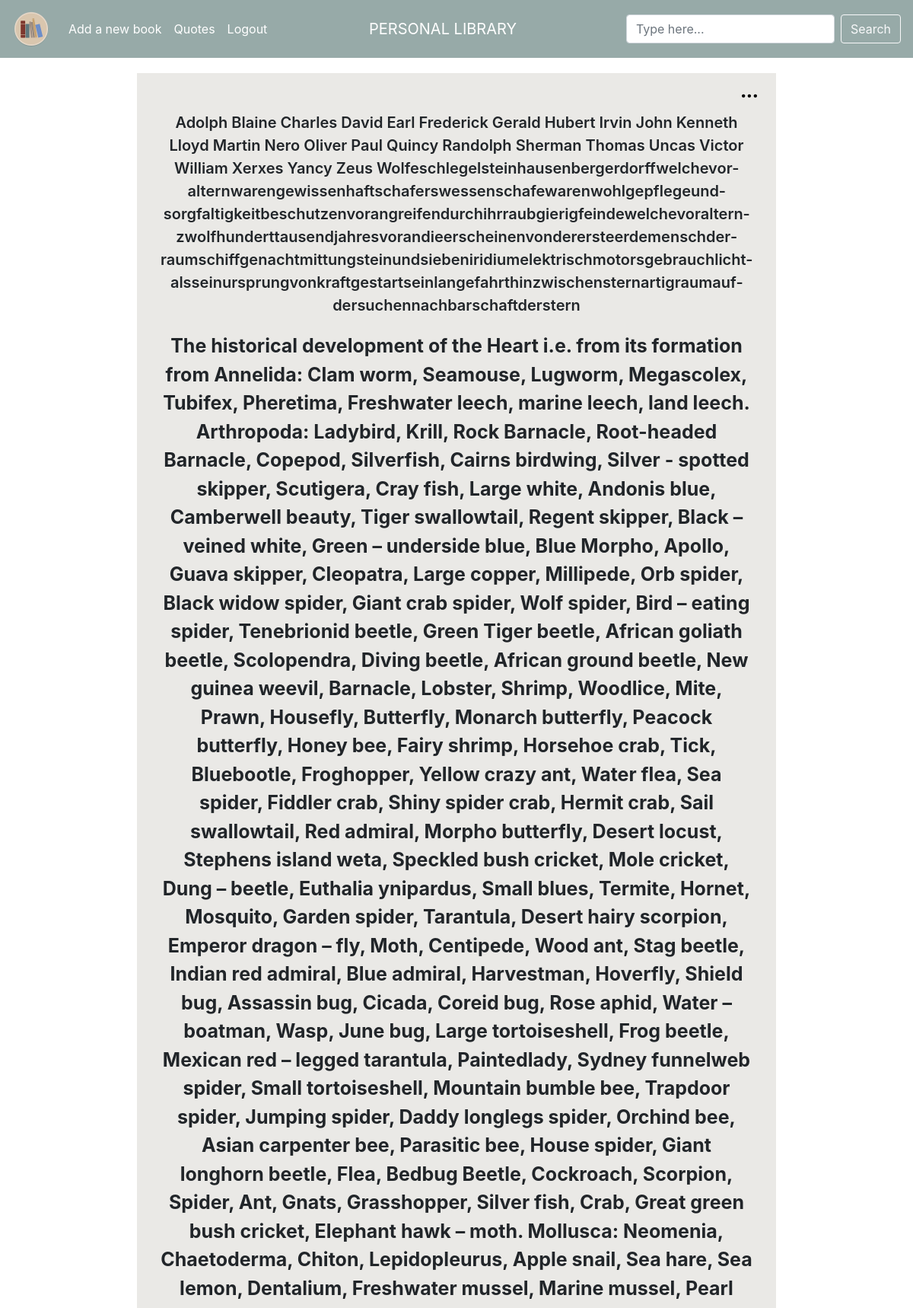
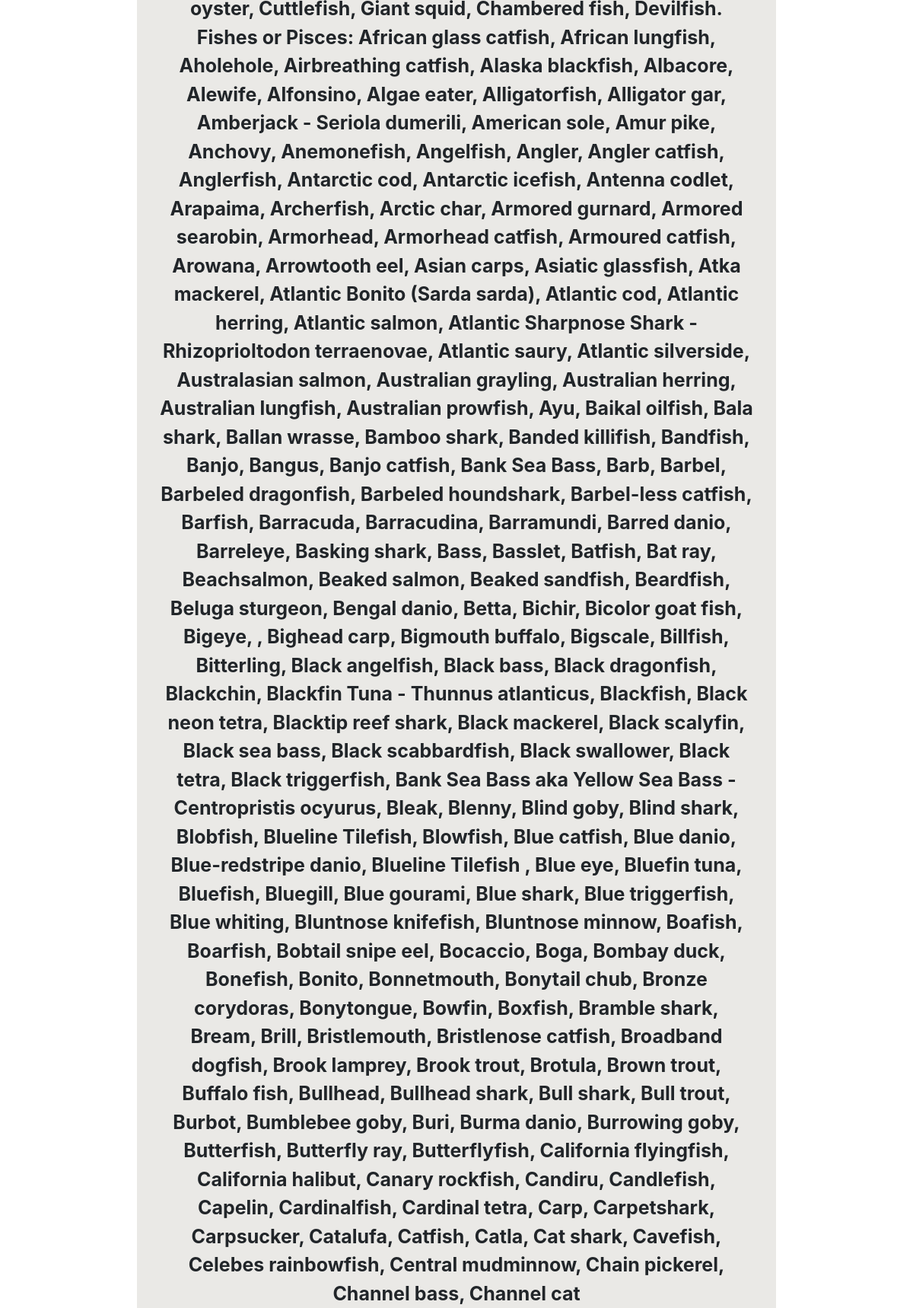
Screenshot of /book/3 (signed in, upper part) with the database file from the repository (2 pictures, top to bottom).
### tables this page shows
CREATE TABLE "books" (user_id INTEGER NOT NULL, title TEXT NOT NULL, author TEXT NOT NULL, pages INTEGER NOT NULL, isbn TEXT NULL, genre TEXT NULL, rating INTEGER NULL, started DATE NULL, finished DATE NULL, owner TEXT NULL, notes TEXT NULL, lent BOOLEAN NULL, book_id INTEGER PRIMARY KEY AUTOINCREMENT NOT NULL);

### application.py (the view)
@app.route("/book/<book_id>", methods=["GET", "POST", "DELETE"])
@login_required
def book(book_id):
    if request.method == "GET":
        data = db.execute("""SELECT * FROM books
                            WHERE book_id = :book_id
                             AND user_id = :user_id """,
                          book_id=book_id,
                          user_id=session["user_id"])
        print('BOOK PROFILE | data: ' + str(data), flush=True)
        quotes = db.execute("""SELECT * FROM quotes
                            JOIN books ON books.book_id = quotes.book_id
                            WHERE books.book_id = :book_id
                            AND books.user_id = :user_id """,
                            book_id=book_id,
                            user_id=session["user_id"])
        print('BOOK PROFILE | quotes: ' + str(quotes), flush=True)
        lendings = db.execute("""SELECT * FROM lending
                            JOIN books ON books.book_id = lending.book_id
                            WHERE books.book_id = :book_id
                            AND books.user_id = :user_id """,
                              book_id=book_id,
                              user_id=session["user_id"])
        print('BOOK PROFILE | lendings: ' + str(lendings), flush=True)
        return render_template("book.html", data=data, quotes=quotes, lendings=lendings)
    elif request.method == "POST":
        return redirect("/book")
    elif request.method == "DELETE":
        db.execute(""" DELETE FROM books WHERE book_id = :book_id""",
                   book_id=book_id)
        return 0

### application.py (called while the page is built)
@app.after_request
def after_request(response):
    response.headers["Cache-Control"] = "no-cache, no-store, must-revalidate"
    response.headers["Expires"] = 0
    response.headers["Pragma"] = "no-cache"
    return response

### helpers.py (called while the page is built)
def login_required(f):
    @wraps(f)
    def decorated_function(*args, **kwargs):
        if session.get("user_id") is None:
            return redirect("/login")
        return f(*args, **kwargs)
    return decorated_function

### templates/book.html (shortened to what this page needs)
{% extends "layout.html" %}
{% block main %}
    {% for book in data %}
        <div class="profile_container_top">
            <div class="item-a book_profile_author">{{ book.author }}</div>
            <div class="item-b book_profile_book_title">{{ book.title }}</div>
            <div class="item-g">
                <div class="book_options">
                    <img class="book_options_image"
                         onclick="showOptionsFor('opt{{ book.book_id }}')"
                         src="../static/options.svg"
                         alt="options"/>
                </div>
            </div>
        </div>
    {% endfor %}
{% endblock %}

### static/style.css (style rules this page uses)
.item-a { grid-area: author; }
.item-b { grid-area: title; }
.item-g { grid-area: options_column; display: flex; flex-direction: row; justify-content: flex-end; }
.profile_container_top { display: grid; background-color: #eae9e6; margin: 20px auto; padding: 20px; max-width: 70%; column-gap: 10px; row-gap: 5px; grid-template-columns: 1fr 1fr 1fr 1.5fr 0.5fr; grid-template-rows: auto auto auto; grid-template-areas: "book_cover author author author options_column" "book_cover title title title ." "book_cover col_a col_b col_c col_c"; }
.book_profile_author { text-align: center; font-size: 20px; font-weight: 600; margin: 10px; }
.book_profile_book_title { text-align: center; font-size: 25px; font-weight: 700; margin: 0px 10px 30px 10px; }
@media (min-width: 831px) and (max-width: 1469px) { .book_profile_author { text-align: center; font-size: 20px; font-weight: 600; margin: 10px; } }
@media (min-width: 831px) and (max-width: 1469px) { .book_profile_book_title { text-align: center; font-size: 25px; font-weight: 700; margin: 0px 10px 30px 10px; } }
@media (min-width: 831px) and (max-width: 1469px) { .profile_container_top { display: grid; background-color: #eae9e6; margin: 20px auto; padding: 20px; max-width: 70%; column-gap: 10px; row-gap: 10px; grid-template-columns: 100%; grid-template-rows: auto; grid-template-areas: "options_column" "author" "title" "col_a" "col_b" "col_c"; } }
.book_options { display: flex; flex-direction: column; justify-content: flex-start; align-content: flex-end; max-height: 10px; max-width: 10px; }
.book_options_image { background-color: transparent; padding: 0 5px; border: transparent; height: 20px; align-self: flex-end; }

### rows the page displays
books: author "Adolph Blaine Charles David Earl Frederick Gerald Hubert Irvin John Kenneth Lloyd Martin Nero Oliver Paul Quincy Randolph Sherman Thomas Uncas Victor William Xerxes Yancy Zeus Wolfeschlegel­steinhausen­bergerdorff­welche­vor­altern­waren­gewissenhaft­schafers­wessen­schafe­waren­wohl­gepflege­und­sorgfaltigkeit­beschutzen­vor­angreifen­durch­ihr­raubgierig­feinde­welche­vor­altern­zwolfhundert­tausend­jahres­voran­die­erscheinen­von­der­erste­erdemensch­der­raumschiff­genacht­mit­tungstein­und­sieben­iridium­elektrisch­motors­gebrauch­licht­als­sein­ursprung­von­kraft­gestart­sein­lange­fahrt­hinzwischen­sternartig­raum­auf­der­suchen­nachbarschaft­der­stern", title "The historical development of the Heart i.e. from its formation from Annelida: Clam worm, Seamouse, Lugworm, Megascolex, Tubifex, Pheretima, Freshwater leech, marine leech, land leech. Arthropoda: Ladybird, Krill, Rock Barnacle, Root-headed Barnacle, Copepod, Silverfish, Cairns birdwing, Silver - spotted skipper, Scutigera, Cray fish, Large white, Andonis blue, Camberwell beauty, Tiger swallowtail, Regent skipper, Black – veined white, Green – underside blue, Blue Morpho, Apollo, Guava skipper, Cleopatra, Large copper, Millipede, Orb spider, Black widow spider, Giant crab spider, Wolf spider, Bird – eating spider, Tenebrionid beetle, Green Tiger beetle, African goliath beetle, Scolopendra,…"
